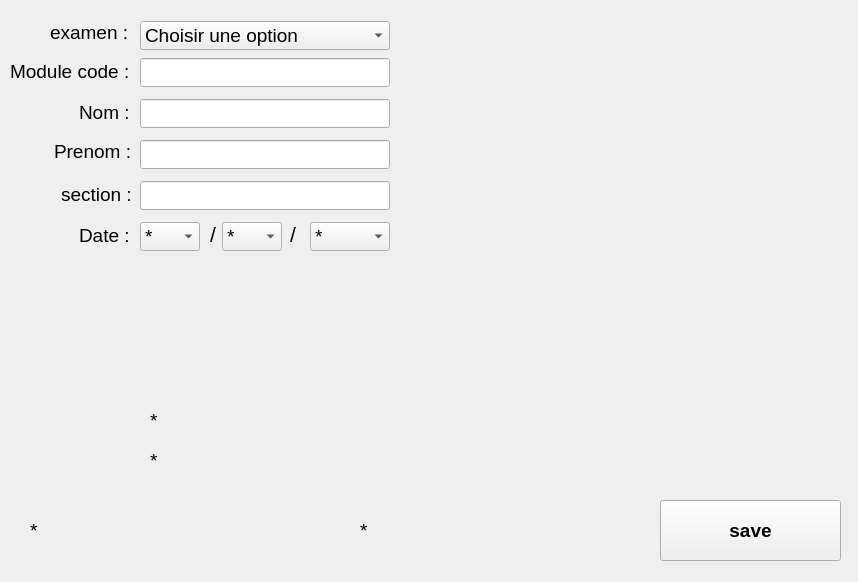
<?xml version="1.0" encoding="UTF-8"?>
<ui version="4.0">
 <class>Form</class>
 <widget class="QWidget" name="Form">
  <property name="geometry">
   <rect>
    <x>0</x>
    <y>0</y>
    <width>858</width>
    <height>582</height>
   </rect>
  </property>
  <property name="font">
   <font>
    <pointsize>14</pointsize>
   </font>
  </property>
  <property name="windowTitle">
   <string>Form</string>
  </property>
  <widget class="QLabel" name="lbl">
   <property name="geometry">
    <rect>
     <x>150</x>
     <y>390</y>
     <width>91</width>
     <height>61</height>
    </rect>
   </property>
   <property name="font">
    <font>
     <pointsize>14</pointsize>
    </font>
   </property>
   <property name="text">
    <string>*</string>
   </property>
  </widget>
  <widget class="QLabel" name="label">
   <property name="geometry">
    <rect>
     <x>79</x>
     <y>101</y>
     <width>52</width>
     <height>23</height>
    </rect>
   </property>
   <property name="font">
    <font>
     <pointsize>14</pointsize>
    </font>
   </property>
   <property name="text">
    <string>Nom :</string>
   </property>
  </widget>
  <widget class="QLineEdit" name="name">
   <property name="geometry">
    <rect>
     <x>140</x>
     <y>99</y>
     <width>250</width>
     <height>29</height>
    </rect>
   </property>
  </widget>
  <widget class="QLabel" name="label_2">
   <property name="geometry">
    <rect>
     <x>61</x>
     <y>183</y>
     <width>71</width>
     <height>23</height>
    </rect>
   </property>
   <property name="font">
    <font>
     <pointsize>14</pointsize>
    </font>
   </property>
   <property name="text">
    <string>section :</string>
   </property>
  </widget>
  <widget class="QLineEdit" name="section">
   <property name="geometry">
    <rect>
     <x>140</x>
     <y>181</y>
     <width>250</width>
     <height>29</height>
    </rect>
   </property>
  </widget>
  <widget class="QLabel" name="label_3">
   <property name="geometry">
    <rect>
     <x>54</x>
     <y>140</y>
     <width>77</width>
     <height>23</height>
    </rect>
   </property>
   <property name="font">
    <font>
     <pointsize>14</pointsize>
    </font>
   </property>
   <property name="text">
    <string>Prenom :</string>
   </property>
  </widget>
  <widget class="QLineEdit" name="surname">
   <property name="geometry">
    <rect>
     <x>140</x>
     <y>140</y>
     <width>250</width>
     <height>29</height>
    </rect>
   </property>
  </widget>
  <widget class="QComboBox" name="box1">
   <property name="geometry">
    <rect>
     <x>140</x>
     <y>21</y>
     <width>250</width>
     <height>29</height>
    </rect>
   </property>
   <item>
    <property name="text">
     <string>Choisir une option </string>
    </property>
   </item>
   <item>
    <property name="text">
     <string>Principale</string>
    </property>
   </item>
   <item>
    <property name="text">
     <string>Ratrtappage 1</string>
    </property>
   </item>
   <item>
    <property name="text">
     <string>Rattrappage 2</string>
    </property>
   </item>
   <item>
    <property name="text">
     <string>Teste</string>
    </property>
   </item>
  </widget>
  <widget class="QLabel" name="label_4">
   <property name="geometry">
    <rect>
     <x>50</x>
     <y>21</y>
     <width>79</width>
     <height>23</height>
    </rect>
   </property>
   <property name="font">
    <font>
     <pointsize>14</pointsize>
    </font>
   </property>
   <property name="text">
    <string>examen :</string>
   </property>
  </widget>
  <widget class="QLabel" name="lbl1">
   <property name="geometry">
    <rect>
     <x>150</x>
     <y>430</y>
     <width>351</width>
     <height>61</height>
    </rect>
   </property>
   <property name="font">
    <font>
     <pointsize>14</pointsize>
    </font>
   </property>
   <property name="text">
    <string>*</string>
   </property>
  </widget>
  <widget class="QLabel" name="right">
   <property name="geometry">
    <rect>
     <x>30</x>
     <y>500</y>
     <width>251</width>
     <height>61</height>
    </rect>
   </property>
   <property name="font">
    <font>
     <pointsize>14</pointsize>
    </font>
   </property>
   <property name="text">
    <string>*</string>
   </property>
  </widget>
  <widget class="QLabel" name="bhim">
   <property name="geometry">
    <rect>
     <x>360</x>
     <y>500</y>
     <width>251</width>
     <height>61</height>
    </rect>
   </property>
   <property name="font">
    <font>
     <pointsize>14</pointsize>
    </font>
   </property>
   <property name="text">
    <string>*</string>
   </property>
  </widget>
  <widget class="QPushButton" name="save">
   <property name="geometry">
    <rect>
     <x>660</x>
     <y>500</y>
     <width>181</width>
     <height>61</height>
    </rect>
   </property>
   <property name="font">
    <font>
     <pointsize>14</pointsize>
     <weight>75</weight>
     <bold>true</bold>
    </font>
   </property>
   <property name="text">
    <string>save</string>
   </property>
  </widget>
  <widget class="QLineEdit" name="code">
   <property name="geometry">
    <rect>
     <x>140</x>
     <y>58</y>
     <width>250</width>
     <height>29</height>
    </rect>
   </property>
  </widget>
  <widget class="QLabel" name="label_6">
   <property name="geometry">
    <rect>
     <x>10</x>
     <y>60</y>
     <width>120</width>
     <height>23</height>
    </rect>
   </property>
   <property name="font">
    <font>
     <pointsize>14</pointsize>
    </font>
   </property>
   <property name="text">
    <string>Module code :</string>
   </property>
  </widget>
  <widget class="QLabel" name="label_5">
   <property name="geometry">
    <rect>
     <x>79</x>
     <y>225</y>
     <width>51</width>
     <height>21</height>
    </rect>
   </property>
   <property name="text">
    <string>Date :</string>
   </property>
  </widget>
  <widget class="QComboBox" name="day">
   <property name="geometry">
    <rect>
     <x>140</x>
     <y>222</y>
     <width>60</width>
     <height>29</height>
    </rect>
   </property>
   <item>
    <property name="text">
     <string>*</string>
    </property>
   </item>
   <item>
    <property name="text">
     <string>01</string>
    </property>
   </item>
   <item>
    <property name="text">
     <string>02</string>
    </property>
   </item>
   <item>
    <property name="text">
     <string>03</string>
    </property>
   </item>
   <item>
    <property name="text">
     <string>04</string>
    </property>
   </item>
   <item>
    <property name="text">
     <string>05</string>
    </property>
   </item>
   <item>
    <property name="text">
     <string>06</string>
    </property>
   </item>
   <item>
    <property name="text">
     <string>07</string>
    </property>
   </item>
   <item>
    <property name="text">
     <string>08</string>
    </property>
   </item>
   <item>
    <property name="text">
     <string>09</string>
    </property>
   </item>
   <item>
    <property name="text">
     <string>10</string>
    </property>
   </item>
   <item>
    <property name="text">
     <string>11</string>
    </property>
   </item>
   <item>
    <property name="text">
     <string>12</string>
    </property>
   </item>
   <item>
    <property name="text">
     <string>13</string>
    </property>
   </item>
   <item>
    <property name="text">
     <string>14</string>
    </property>
   </item>
   <item>
    <property name="text">
     <string>15</string>
    </property>
   </item>
   <item>
    <property name="text">
     <string>16</string>
    </property>
   </item>
   <item>
    <property name="text">
     <string>17</string>
    </property>
   </item>
   <item>
    <property name="text">
     <string>18</string>
    </property>
   </item>
   <item>
    <property name="text">
     <string>19</string>
    </property>
   </item>
   <item>
    <property name="text">
     <string>20</string>
    </property>
   </item>
   <item>
    <property name="text">
     <string>21</string>
    </property>
   </item>
   <item>
    <property name="text">
     <string>22</string>
    </property>
   </item>
   <item>
    <property name="text">
     <string>23</string>
    </property>
   </item>
   <item>
    <property name="text">
     <string>24</string>
    </property>
   </item>
   <item>
    <property name="text">
     <string>25</string>
    </property>
   </item>
   <item>
    <property name="text">
     <string>26</string>
    </property>
   </item>
   <item>
    <property name="text">
     <string>27</string>
    </property>
   </item>
   <item>
    <property name="text">
     <string>28</string>
    </property>
   </item>
   <item>
    <property name="text">
     <string>29</string>
    </property>
   </item>
   <item>
    <property name="text">
     <string>30</string>
    </property>
   </item>
   <item>
    <property name="text">
     <string>31</string>
    </property>
   </item>
  </widget>
  <widget class="QComboBox" name="month">
   <property name="geometry">
    <rect>
     <x>222</x>
     <y>222</y>
     <width>60</width>
     <height>29</height>
    </rect>
   </property>
   <item>
    <property name="text">
     <string>*</string>
    </property>
   </item>
   <item>
    <property name="text">
     <string>01</string>
    </property>
   </item>
   <item>
    <property name="text">
     <string>02</string>
    </property>
   </item>
   <item>
    <property name="text">
     <string>03</string>
    </property>
   </item>
   <item>
    <property name="text">
     <string>04</string>
    </property>
   </item>
   <item>
    <property name="text">
     <string>05</string>
    </property>
   </item>
   <item>
    <property name="text">
     <string>06</string>
    </property>
   </item>
   <item>
    <property name="text">
     <string>07</string>
    </property>
   </item>
   <item>
    <property name="text">
     <string>08</string>
    </property>
   </item>
   <item>
    <property name="text">
     <string>09</string>
    </property>
   </item>
   <item>
    <property name="text">
     <string>10</string>
    </property>
   </item>
   <item>
    <property name="text">
     <string>11</string>
    </property>
   </item>
   <item>
    <property name="text">
     <string>12</string>
    </property>
   </item>
  </widget>
  <widget class="QComboBox" name="year">
   <property name="geometry">
    <rect>
     <x>310</x>
     <y>222</y>
     <width>80</width>
     <height>29</height>
    </rect>
   </property>
   <item>
    <property name="text">
     <string>*</string>
    </property>
   </item>
   <item>
    <property name="text">
     <string>2025</string>
    </property>
   </item>
   <item>
    <property name="text">
     <string>2026</string>
    </property>
   </item>
   <item>
    <property name="text">
     <string>2027</string>
    </property>
   </item>
   <item>
    <property name="text">
     <string>2028</string>
    </property>
   </item>
   <item>
    <property name="text">
     <string>2029</string>
    </property>
   </item>
   <item>
    <property name="text">
     <string>2030</string>
    </property>
   </item>
   <item>
    <property name="text">
     <string>2031</string>
    </property>
   </item>
   <item>
    <property name="text">
     <string>2031</string>
    </property>
   </item>
   <item>
    <property name="text">
     <string>2032</string>
    </property>
   </item>
   <item>
    <property name="text">
     <string>2033</string>
    </property>
   </item>
   <item>
    <property name="text">
     <string>2034</string>
    </property>
   </item>
   <item>
    <property name="text">
     <string>2035</string>
    </property>
   </item>
  </widget>
  <widget class="QLabel" name="label_7">
   <property name="geometry">
    <rect>
     <x>290</x>
     <y>220</y>
     <width>16</width>
     <height>29</height>
    </rect>
   </property>
   <property name="font">
    <font>
     <pointsize>16</pointsize>
    </font>
   </property>
   <property name="text">
    <string>/</string>
   </property>
  </widget>
  <widget class="QLabel" name="label_8">
   <property name="geometry">
    <rect>
     <x>210</x>
     <y>220</y>
     <width>16</width>
     <height>29</height>
    </rect>
   </property>
   <property name="font">
    <font>
     <pointsize>16</pointsize>
    </font>
   </property>
   <property name="text">
    <string>/</string>
   </property>
  </widget>
 </widget>
 <resources/>
 <connections/>
</ui>
